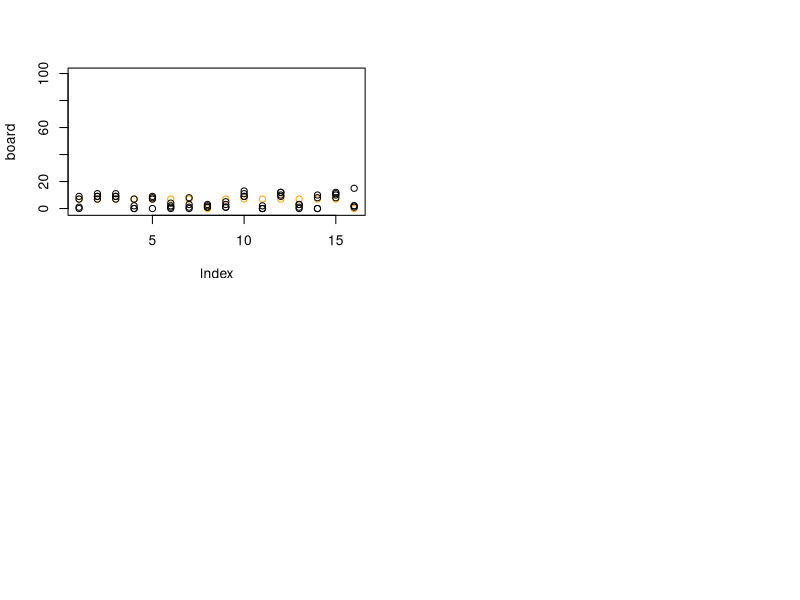

Reproduce this figure in R.
board  = c( 7, 7, 7, 7, 7, 7, 7, 0,
	     	7, 7, 7, 7, 7, 7, 7, 0)			# Initialize board.
par(mfrow=c(2,2))
plot(board, ylim = c(-1, 100), col='orange')

pepe = T
pilar = T

housep = sample(1:7, 1)
houser = sample(9:15, 1)
print(c(housep, houser))
shellsp = board[housep]	
shellsr = board[houser]
dropsp = rep(F, 16)
dropsr = rep(F, 16)
board[housep] = 0
board[houser] = 0
print(board)

while (pepe & pilar) {
while (shellsp > 0) {						
while ((housep+1) < 16 & shellsp > 0) {		
	dropsp[(housep+1)] = T						
	housep = housep + 1
	shellsp = shellsp - 1
	}
stopp = housep
board = board + dropsp
dropsp = rep(F, 16)
housep = 0
}
print(board)

while (shellsr > 0) {
while ((houser + 1) <= 16 & shellsr > 0) {
	if ((houser + 1) == 8) houser = houser + 1 else houser = houser
	dropsr[(houser+1)] = T						
	houser = houser + 1
	shellsr = shellsr - 1
	}	
stopr = houser
board = board + dropsr
dropsr = rep(F, 16)
houser = 0
}
print(board)
print(sum(board))
if (stopp == 8) {
	pepe = T
	housep = sample((which(board[1:7]>0)), 1)
	shellsp = board[housep]
	dropsp = rep(F, 16)
	board[housep] = 0
	} else {
	if (board[stopp] > 1) {
		pepe = T
		housep = stopp
		shellsp = board[stopp]
		dropsp = rep(F, 16)
		board[stopp] = 0
		} else {
			pepe = F
			if (stopp < 8) {
				board[8] = board[8] + board[(8-stopp)*2 + stopp] + 1
				board[(8-stopp)*2 + stopp] = 0
				board[stopp] = 0 
				}
			}
		}
if (stopr == 16) {
	pilar = T
	houser = sample((which(board[9:15]>0)), 1) + 8
	shellsr = board[houser]
	dropsr = rep(F, 16)
	board[houser] = 0
	} else {
	if (board[stopr] > 1) {
		pilar = T
		houser = stopr
		shellsr = board[stopr]
		dropsr = rep(F, 16)
		board[stopr] = 0
		} else {
			pilar = F
			if (stopr > 8) { 
				board[16] = board[16] + board[stopr - (stopr-8)*2] + 1
				board[stopr - (stopr-8)*2] = 0
				board[stopr] = 0
				}
			}
		}
print(paste(stopp, shellsp, housep, pepe))
print(paste(stopr, shellsr, houser, pilar))
print(board)
print(sum(board) + shellsr + shellsp)
points(board)

if (sum(c(pepe, pilar)) == 0) {
pepe = T
pilar = T

housep = sample((which(board[1:7]>0)), 1)
houser = sample((which(board[9:15]>0)), 1) + 8
shellsp = board[housep]	
shellsr = board[houser]
dropsp = rep(F, 16)
dropsr = rep(F, 16)
board[housep] = 0
board[houser] = 0
}
}